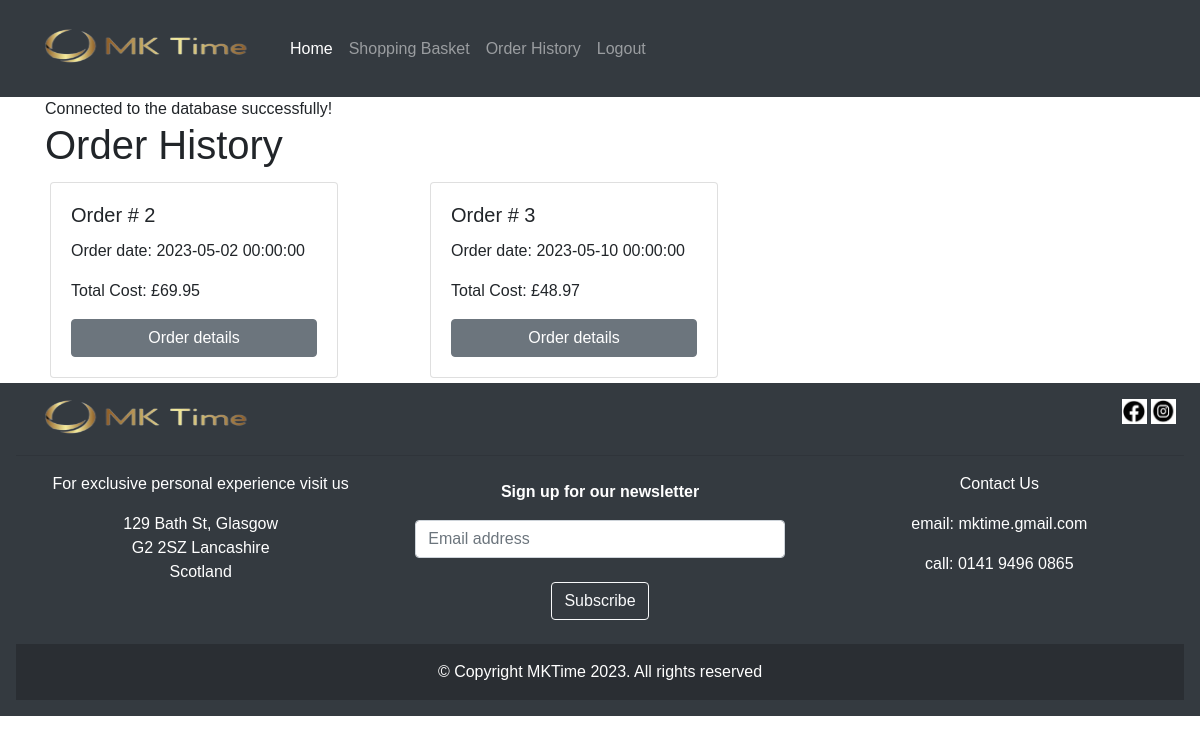
Page /root/order_history.php (signed in) on the earlier database version.
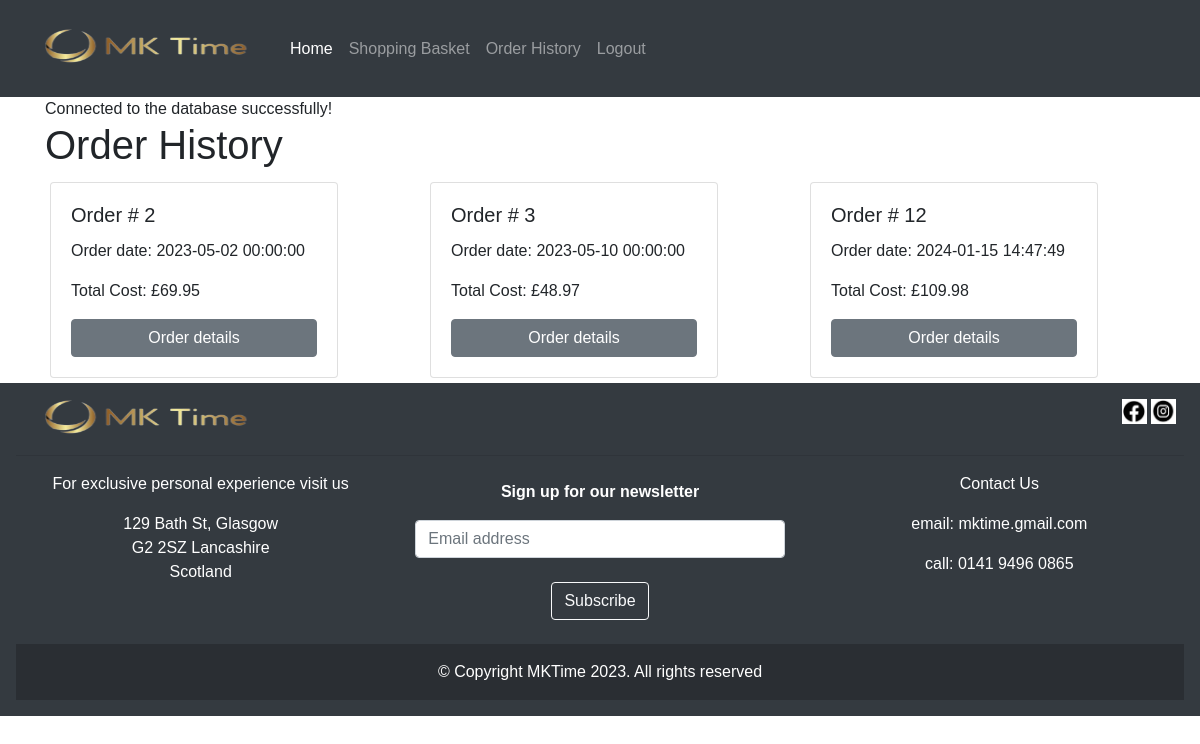
Same page on the later database version.
### tables this page shows
CREATE TABLE `orders` (
  `order_id` int(10) UNSIGNED NOT NULL,
  `user_id` int(10) UNSIGNED NOT NULL,
  `total` decimal(8,2) NOT NULL,
  `order_date` datetime NOT NULL,
  `payment_id` int(10) UNSIGNED NOT NULL
);

### root/order_history.php (the view, shortened to what this page needs)
<!DOCTYPE html>
<html lang="en">
<head>
<?php
	if (isset($_SESSION['user_id'])) {
    $user_id = $_SESSION['user_id'];
	}
    include('include/head.php');
    include('include/navbar.php');
    ?>
</head>
<body>
<div class="container">
  <?php
      $link = mysqli_connect('localhost','root','','mktime');
      echo 'Connected to the database successfully!';
	  echo'<h1>Order History</h1>';
      $sql = "SELECT * FROM orders WHERE user_id = $user_id";
      $result = mysqli_query($link, $sql);
	  if (mysqli_num_rows($result) > 0) {
        echo '<div class="row">';
        while($row = mysqli_fetch_assoc($result)) {
          echo '<div class="col-sm-4">';
          echo '  <div class="card" style="width: 18rem; margin: 5px;">';
          echo '    <div class="card-body">
				<h5 class="card-title">Order # '.$row["order_id"].'</h5>
				<p class="card-text">Order date: '.$row["order_date"].'</p>
				<p class="card-text">Total Cost: £'.$row["total"].'</p>
				<a href="order_details.php?id=' . $row["order_id"] . '" class="btn btn-secondary btn-block">Order details</a>
					</div>
					</div>
					</div>';
        }
        echo '</div>';
      } else {
        echo "0 results";
      }
	?>
	</div>
	<?php  include('include/footer.php'); ?>
</body>
</html>

### root/include/head.php (shortened to what this page needs)
<link rel="stylesheet" href="https://cdn.jsdelivr.net/npm/bootstrap@4.6.2/dist/css/bootstrap.min.css">
<link rel="stylesheet" href="styles.css">

### root/include/navbar.php (shortened to what this page needs)
<nav class="navbar navbar-expand-lg navbar-dark bg-dark">
    <a class="navbar-brand" href="index.php"><img src="img/mktime.png" alt="MKTime" background-color="#001f3f" width="250" height="71" loading="lazy" class="" /></a>
    <div class="collapse navbar-collapse" id="navbarNavAltMarkup">
        <div class="navbar-nav">
            <a class="nav-link active" href="index.php">Home <span class="sr-only">(current)</span></a>
			<?php
            if (isset($_SESSION['user_id'])) {
                echo '<a class="nav-link" href="cart.php">Shopping Basket</a><br>
					  <a class="nav-link" href="order_history.php">Order History</a><br>
					  <a class="nav-link" href="logout.php">Logout</a>';
            } else {
                echo '<a class="nav-link" href="login.php">Login</a>
					  <a class="nav-link" href="create_account.php">Create Account</a>
				';
            }
            ?>
        </div>
    </div>
</nav>

### root/include/footer.php (shortened to what this page needs)
<footer class="bg-dark text-center text-white">
  <div class="container-fluid p-3 pb-0 mx-auto">
    <section class="d-flex justify-content-between align-items-center" style="height: 40px;">
      <div class="aero-footer-navigation-container">
        <a href="http://localhost/mktime/root/index.php#" title="MKTime">
          <img src="img/mktime.png" alt="MKTime" width="250" height="71" loading="lazy" class="" />
        </a>
      </div>
      <div class="aero-socials">
        <ul class="aero-social__list list-unstyled flex items-center space-x-4">
          <li class="aero-social__list-item flex items-center rounded hover:opacity-75">
            <a href="#" class="aero-social__list-link inline-block p-2" target="_blank" rel="noopener">
              <img class="aero-social" src="img/facebook.jpg" width="25" height="25" loading="lazy" class="">
              <img class="aero-social" src="img/insta.jpg" width="25" height="25" loading="lazy" class="">
            </a>
          </li>
        </ul>
      </div>
    </section>
    <hr>
    <section class="text-center">
      <div class="row">
      <div class="col-md-4 col-12 mx-auto">
          <p> For exclusive personal experience visit us <br>
           <p>129 Bath St, Glasgow <br>
             G2 2SZ Lancashire <br>
            Scotland </p>
            </div>
        <div class="col-md-4 col-12 mx-auto">
          <p class="pt-2">
            <strong>Sign up for our newsletter</strong>
          </p>
          <div class="form-outline form-white mb-4">
            <input type="email" id="form5Example2" class="form-control" placeholder="Email address"/>
          </div>
          <button type="submit" class="btn btn-outline-light mb-4">
            Subscribe
            </button>
        </div>
        <div class="col-md-4 col-12 mx-auto">
          <p> Contact Us </p>
          <p> email: mktime.gmail.com </p>
            <p> call: 0141 9496 0865  </p>
        </div>
      </div>
    </section>
  <div class="text-center p-3" style="background-color: rgba(0, 0, 0, 0.2);">
    © Copyright MKTime 2023. All rights reserved
  </div>
</footer>

### root/styles.css (style rules this page uses)
body { font-family: Arial, sans-serif; margin: 0; padding: 0; }
input { width: 100%; max-width: 400px; padding: 8px; margin-bottom: 10px; }

Differences in the rows shown:
added orders: order_id "12", order_date "2024-01-15 14:47:49", total "109.98"
